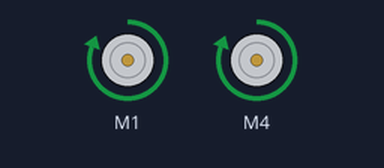
Recording of a sketch running on a simulated Arduino Uno, built with avr-gcc and run on an emulated ATmega328P. Parts: 2 × DC motor (green arrow = forward, orange = backward, longer = faster).

Above: at 2.5 s.
At 6.5 s:
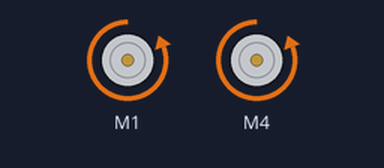
Timing chart, 0 to 10.4 s (numbered marks = the images above):
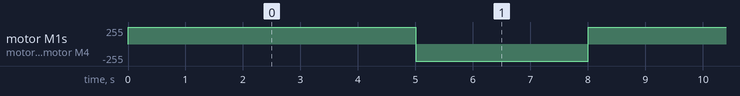

The sketch:

Code_for_Tesing.ino
```cpp
#include <AFMotor.h>


AF_DCMotor motor1(1, MOTOR12_1KHZ);  // Here Motor 1 is connected to M1
AF_DCMotor motor2(4, MOTOR12_1KHZ);  // Here Motor 2 is connected to M2


void setup()
{
  motor1.setSpeed(255);   //(Speed Varies from (0 to 255))
  motor2.setSpeed(255);   //(Speed Varies from (0 to 255))

}

void loop(){

  // FORWARD

  motor1.run(FORWARD);
  motor2.run(FORWARD);
  delay(5000);


  //BACKWARD
  motor1.run(BACKWARD);
  motor2.run(BACKWARD);
  delay(3000);

}
```

Measured:
- by itself, motor M1, motor M4: alternates forward 255/255 for 5.0 s and backward 255/255 for 3.0 s
